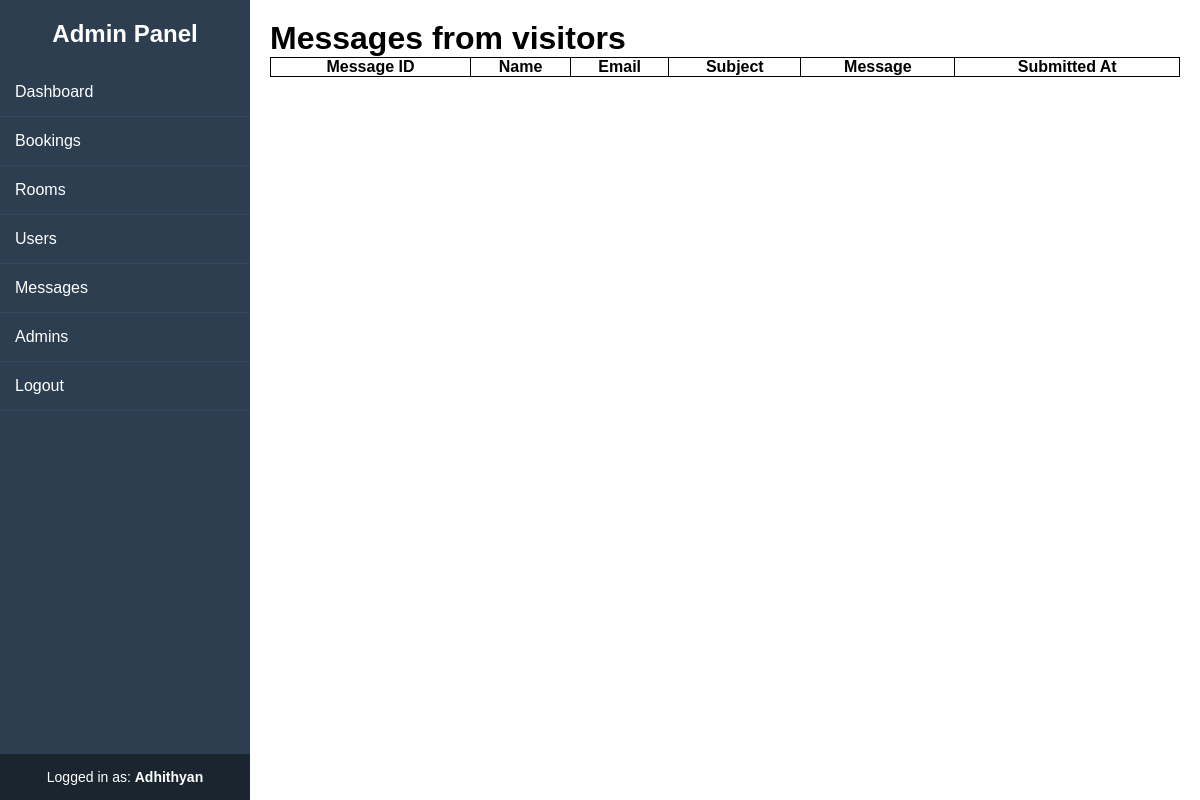
/admin/messages.php (signed in), run on an earlier commit of the app's database.
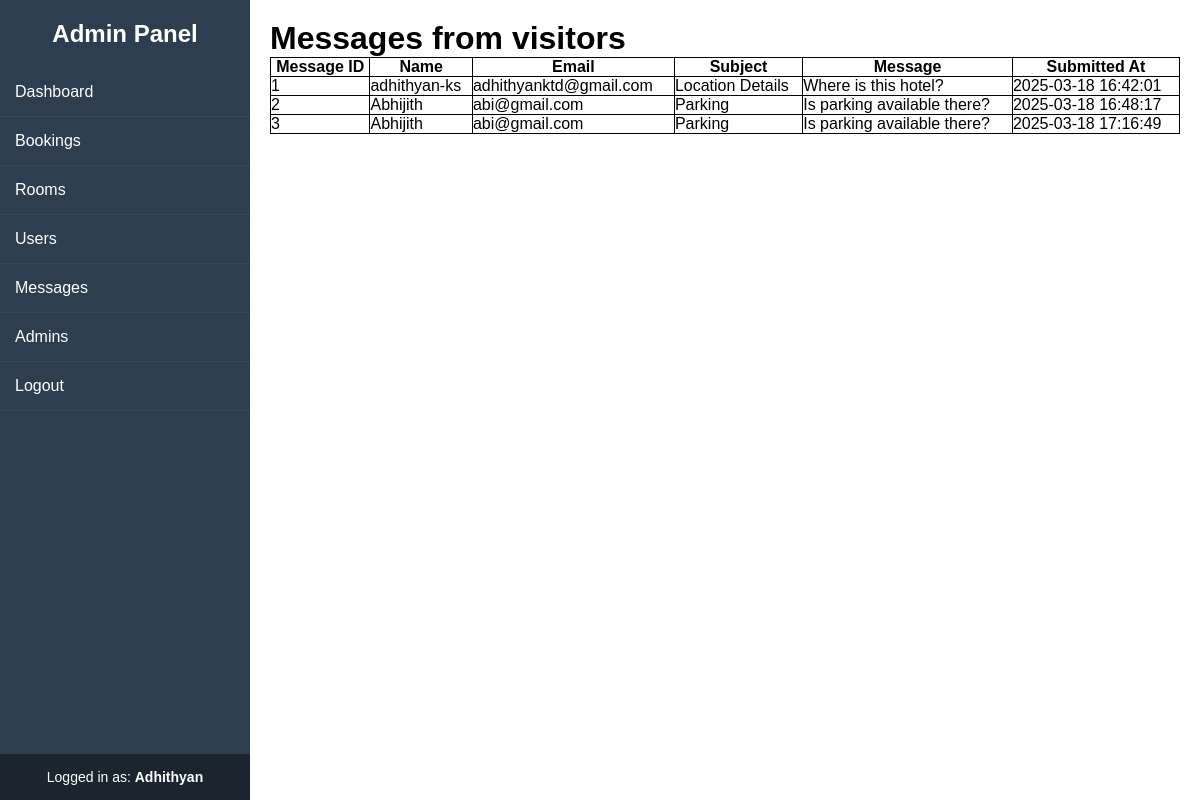
And on a later commit of the database.
### tables this page shows
CREATE TABLE `messages` (
  `message_id` int(11) NOT NULL,
  `name` varchar(100) NOT NULL,
  `email` varchar(100) NOT NULL,
  `subject` varchar(255) NOT NULL,
  `message` text NOT NULL,
  `submitted_at` timestamp NOT NULL DEFAULT current_timestamp()
);

### admin/messages.php (the view, shortened to what this page needs)
<?php include '../includes/config.php'; ?>
<!DOCTYPE html>
<html lang="en">
<head>
    <link rel="stylesheet" href="../css/sidebar.css">
</head>
<body>
    <?php include 'inc/sidebar.php'; ?>
    <div class="content">
        <h1>Messages from visitors</h1>
        <?php
        $query = "SELECT * FROM messages";
        $result = $conn->query($query);
        echo "<table><tr><th>Message ID</th><th>Name</th><th>Email</th><th>Subject</th><th>Message</th><th>Submitted At</th></tr>";
        while ($row = mysqli_fetch_assoc($result)) {
            echo "<tr><td>" . $row['message_id'] . "</td>";
            echo "<td>" . $row['name'] . "</td>";
            echo "<td>" . $row['email'] . "</td>";
            echo "<td>" . $row['subject'] . "</td>";
            echo "<td>" . $row['message'] . "</td>";
            echo "<td>" . $row['submitted_at'] . "</td></tr>";
        }
        echo "</table>";
        ?>
    </div>
</body>
</html>

What changed in the data, as far as the page shows it:
added messages: message_id "1", name "adhithyan-ks", email "adhithyanktd@gmail.com", subject "Location Details", message "Where is this hotel?", submitted_at "2025-03-18 16:42:01"
added messages: message_id "2", name "Abhijith", email "abi@gmail.com", subject "Parking", message "Is parking available there?", submitted_at "2025-03-18 16:48:17"
added messages: message_id "3", name "Abhijith", email "abi@gmail.com", subject "Parking", message "Is parking available there?", submitted_at "2025-03-18 17:16:49"
